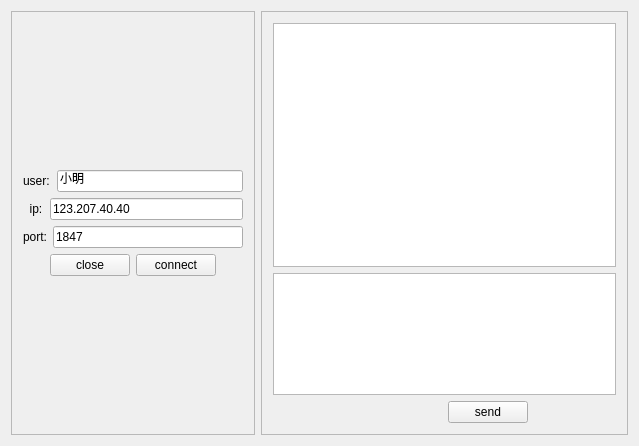
<?xml version="1.0" encoding="UTF-8"?>
<ui version="4.0">
 <class>MainWindow</class>
 <widget class="QMainWindow" name="MainWindow">
  <property name="geometry">
   <rect>
    <x>0</x>
    <y>0</y>
    <width>639</width>
    <height>446</height>
   </rect>
  </property>
  <property name="windowTitle">
   <string>MainWindow</string>
  </property>
  <widget class="QWidget" name="centralWidget">
   <layout class="QGridLayout" name="gridLayout_3">
    <item row="1" column="0">
     <widget class="QFrame" name="frame_connect">
      <property name="sizePolicy">
       <sizepolicy hsizetype="Preferred" vsizetype="Preferred">
        <horstretch>2</horstretch>
        <verstretch>0</verstretch>
       </sizepolicy>
      </property>
      <property name="frameShape">
       <enum>QFrame::StyledPanel</enum>
      </property>
      <property name="frameShadow">
       <enum>QFrame::Raised</enum>
      </property>
      <layout class="QGridLayout" name="gridLayout">
       <item row="0" column="0">
        <layout class="QVBoxLayout" name="verticalLayout">
         <item>
          <layout class="QHBoxLayout" name="horizontalLayout_5">
           <property name="spacing">
            <number>7</number>
           </property>
           <item>
            <widget class="QLabel" name="label_3">
             <property name="text">
              <string>user:</string>
             </property>
            </widget>
           </item>
           <item>
            <widget class="QLineEdit" name="lineEdit_3">
             <property name="text">
              <string>小明</string>
             </property>
            </widget>
           </item>
          </layout>
         </item>
         <item>
          <layout class="QHBoxLayout" name="horizontalLayout">
           <property name="spacing">
            <number>7</number>
           </property>
           <item>
            <widget class="QLabel" name="label">
             <property name="text">
              <string>  ip:</string>
             </property>
            </widget>
           </item>
           <item>
            <widget class="QLineEdit" name="lineEdit">
             <property name="text">
              <string>123.207.40.40</string>
             </property>
            </widget>
           </item>
          </layout>
         </item>
         <item>
          <layout class="QHBoxLayout" name="horizontalLayout_2">
           <item>
            <widget class="QLabel" name="label_2">
             <property name="text">
              <string>port:</string>
             </property>
            </widget>
           </item>
           <item>
            <widget class="QLineEdit" name="lineEdit_2">
             <property name="text">
              <string>1847</string>
             </property>
            </widget>
           </item>
          </layout>
         </item>
         <item>
          <layout class="QHBoxLayout" name="horizontalLayout_3">
           <item>
            <spacer name="horizontalSpacer_2">
             <property name="orientation">
              <enum>Qt::Horizontal</enum>
             </property>
             <property name="sizeHint" stdset="0">
              <size>
               <width>40</width>
               <height>20</height>
              </size>
             </property>
            </spacer>
           </item>
           <item>
            <widget class="QPushButton" name="pushButton_3">
             <property name="text">
              <string>close</string>
             </property>
            </widget>
           </item>
           <item>
            <widget class="QPushButton" name="pushButton">
             <property name="text">
              <string>connect</string>
             </property>
            </widget>
           </item>
           <item>
            <spacer name="horizontalSpacer">
             <property name="orientation">
              <enum>Qt::Horizontal</enum>
             </property>
             <property name="sizeHint" stdset="0">
              <size>
               <width>40</width>
               <height>20</height>
              </size>
             </property>
            </spacer>
           </item>
          </layout>
         </item>
        </layout>
       </item>
      </layout>
     </widget>
    </item>
    <item row="1" column="1">
     <widget class="QFrame" name="frame_chat">
      <property name="sizePolicy">
       <sizepolicy hsizetype="Preferred" vsizetype="Preferred">
        <horstretch>3</horstretch>
        <verstretch>0</verstretch>
       </sizepolicy>
      </property>
      <property name="frameShape">
       <enum>QFrame::StyledPanel</enum>
      </property>
      <property name="frameShadow">
       <enum>QFrame::Raised</enum>
      </property>
      <layout class="QGridLayout" name="gridLayout_2">
       <item row="0" column="0">
        <layout class="QVBoxLayout" name="verticalLayout_2">
         <item>
          <widget class="QTextEdit" name="textEdit">
           <property name="sizePolicy">
            <sizepolicy hsizetype="Expanding" vsizetype="Expanding">
             <horstretch>0</horstretch>
             <verstretch>2</verstretch>
            </sizepolicy>
           </property>
          </widget>
         </item>
         <item>
          <widget class="QTextEdit" name="textEdit_2">
           <property name="sizePolicy">
            <sizepolicy hsizetype="Expanding" vsizetype="Expanding">
             <horstretch>0</horstretch>
             <verstretch>1</verstretch>
            </sizepolicy>
           </property>
          </widget>
         </item>
         <item>
          <layout class="QHBoxLayout" name="horizontalLayout_4">
           <item>
            <spacer name="horizontalSpacer_4">
             <property name="orientation">
              <enum>Qt::Horizontal</enum>
             </property>
             <property name="sizeHint" stdset="0">
              <size>
               <width>40</width>
               <height>20</height>
              </size>
             </property>
            </spacer>
           </item>
           <item>
            <spacer name="horizontalSpacer_3">
             <property name="orientation">
              <enum>Qt::Horizontal</enum>
             </property>
             <property name="sizeHint" stdset="0">
              <size>
               <width>40</width>
               <height>20</height>
              </size>
             </property>
            </spacer>
           </item>
           <item>
            <widget class="QPushButton" name="pushButton_2">
             <property name="text">
              <string>send</string>
             </property>
            </widget>
           </item>
           <item>
            <spacer name="horizontalSpacer_5">
             <property name="orientation">
              <enum>Qt::Horizontal</enum>
             </property>
             <property name="sizeHint" stdset="0">
              <size>
               <width>40</width>
               <height>20</height>
              </size>
             </property>
            </spacer>
           </item>
          </layout>
         </item>
        </layout>
       </item>
      </layout>
     </widget>
    </item>
   </layout>
  </widget>
 </widget>
 <layoutdefault spacing="6" margin="11"/>
 <resources/>
 <connections/>
</ui>
